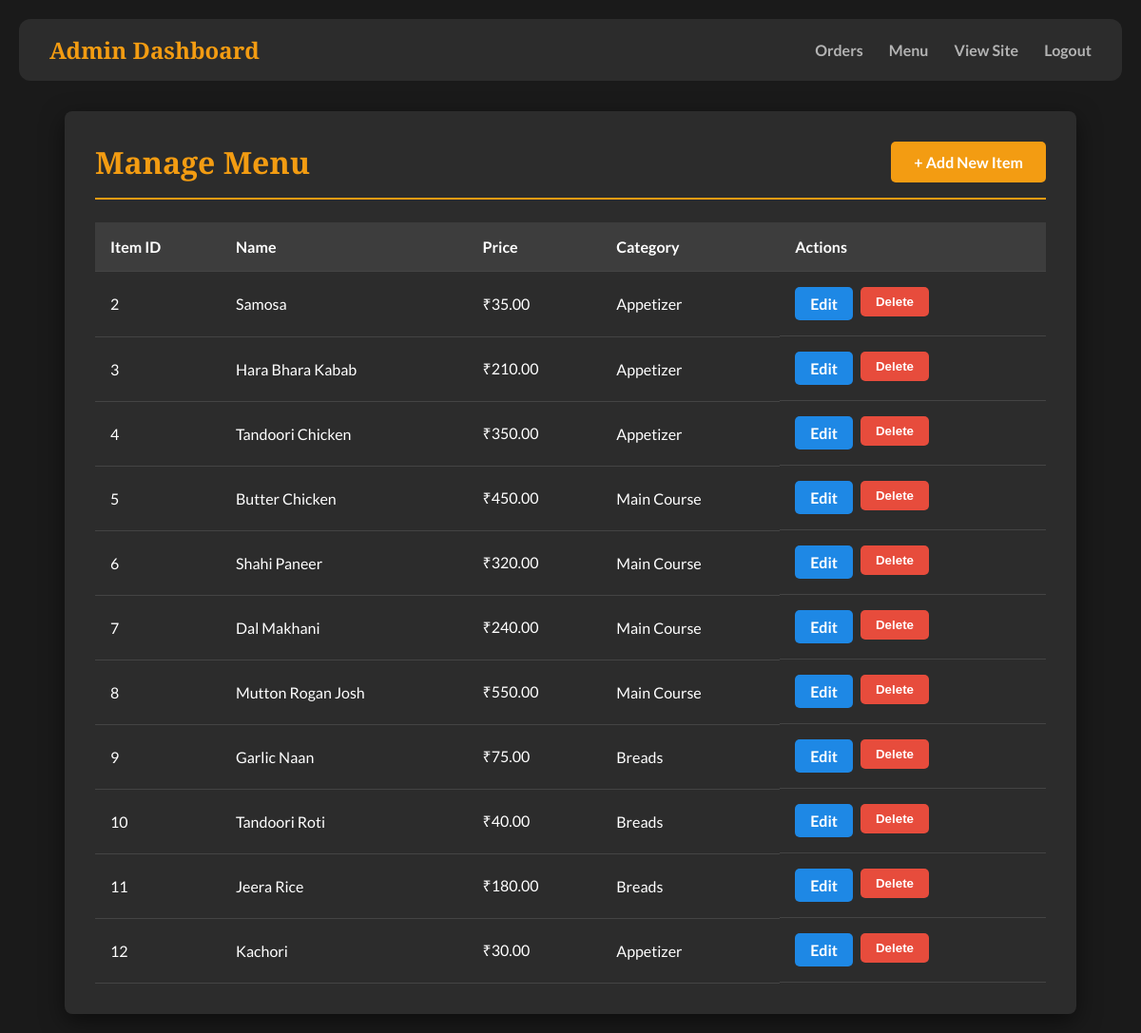
Before: /admin/menu (signed in) with the older database file.
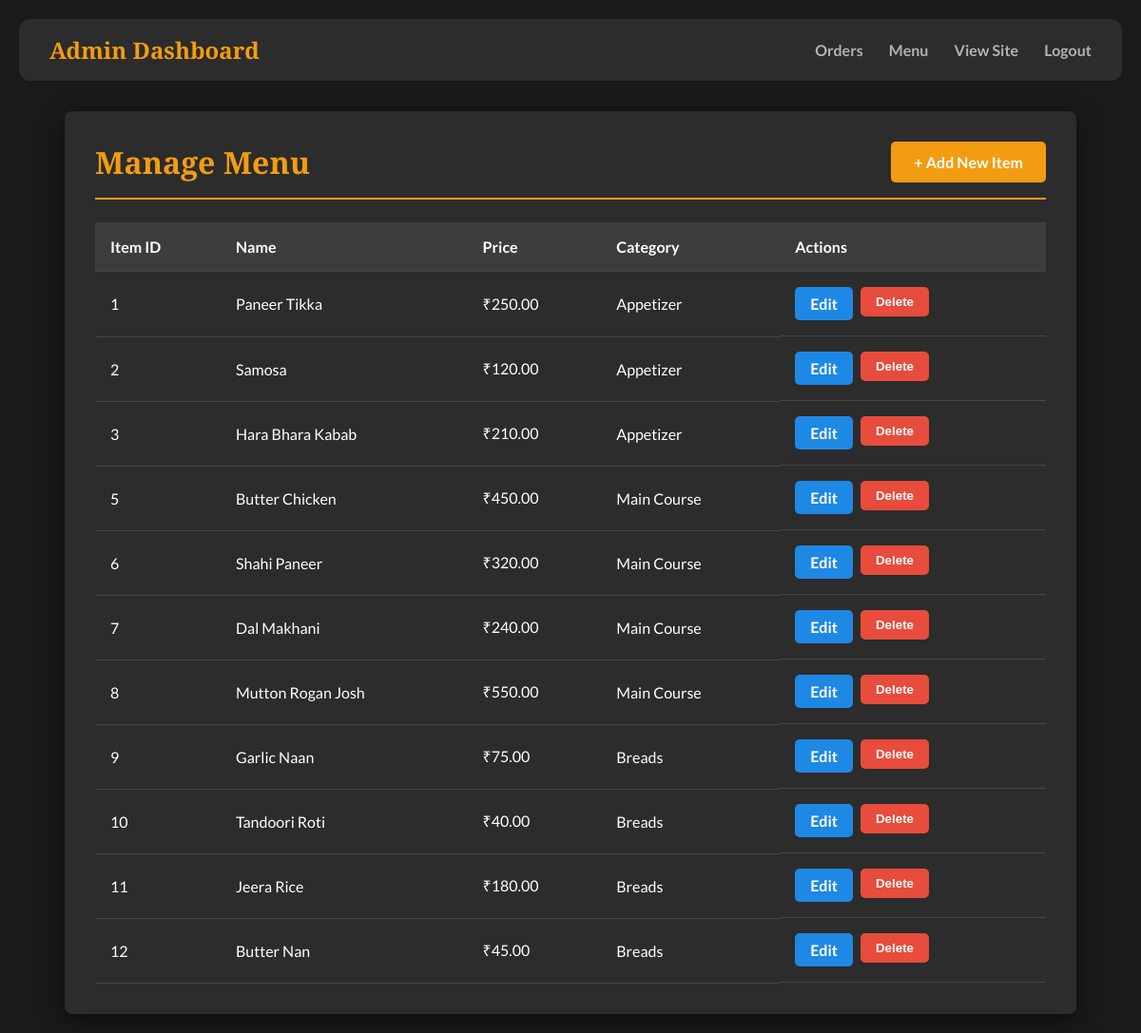
After: the same page with the newer database file.
### tables this page shows
CREATE TABLE menu (
    id INTEGER PRIMARY KEY AUTOINCREMENT,
    name TEXT NOT NULL,
    description TEXT NOT NULL,
    price INTEGER NOT NULL,
    category TEXT NOT NULL
);

### app.py (the view)
@app.route('/admin/menu')
def admin_menu():
    if not session.get('logged_in'):
        return redirect(url_for('admin_login'))
    conn = get_db_connection()
    menu_items = conn.execute('SELECT * FROM menu ORDER BY id').fetchall()
    conn.close()
    return render_template('admin_menu.html', menu_items=menu_items)

### app.py (called while the page is built)
def get_db_connection():
    conn = sqlite3.connect('database.db')
    conn.row_factory = sqlite3.Row
    return conn

### templates/admin_menu.html (shortened to what this page needs)
<!DOCTYPE html>
<html lang="en">
<head>
</head>
<body>
    <nav class="navbar">
        <div class="logo">Admin Dashboard</div>
        <div>
            <a href="{{ url_for('admin_orders') }}">Orders</a>
            <a href="{{ url_for('admin_menu') }}">Menu</a>
            <a href="{{ url_for('home') }}">View Site</a>
            <a href="{{ url_for('logout') }}">Logout</a>
        </div>
    </nav>
    <div class="container">
        <div class="header">
            <h1>Manage Menu</h1>
            <a href="{{ url_for('add_menu_item') }}" class="btn btn-primary">+ Add New Item</a>
        </div>
        <div class="table-container">
            <table>
                <thead>
                    <tr><th>Item ID</th><th>Name</th><th>Price</th><th>Category</th><th>Actions</th></tr>
                </thead>
                <tbody>
                    {% for item in menu_items %}
                    <tr>
                        <td>{{ item['id'] }}</td>
                        <td>{{ item['name'] }}</td>
                        <td>₹{{ "%.2f"|format(item['price']) }}</td>
                        <td>{{ item['category'] }}</td>
                        <td class="actions">
                            <a href="{{ url_for('edit_menu_item', id=item['id']) }}" class="btn btn-edit">Edit</a>
                            <form method="post" action="{{ url_for('delete_menu_item', id=item['id']) }}" onsubmit="return confirm('Are you sure you want to delete this item?');">
                                <button type="submit" class="btn btn-delete">Delete</button>
                            </form>
                        </td>
                    </tr>
                    {% endfor %}
                </tbody>
            </table>
        </div>
    </div>
</body>
</html>

Changed rows visible on the page:
removed menu: id "4", name "Tandoori Chicken", price "350.00", category "Appetizer"
added menu: id "1", name "Paneer Tikka", price "250.00", category "Appetizer"
changed menu "Samosa": price "35.00" → "120.00"
changed menu id 12: name "Kachori" → "Butter Nan"; price "30.00" → "45.00"; category "Appetizer" → "Breads"
